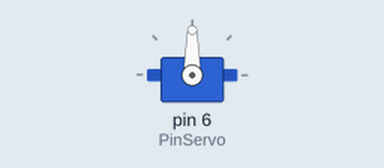
The sketch below on a simulated Arduino Uno, built with avr-gcc and run on an emulated ATmega328P. On the bench: servo. What the sketch prints to the serial monitor is not drawn.

Above: at 0.05 s.
At 3.0 s:
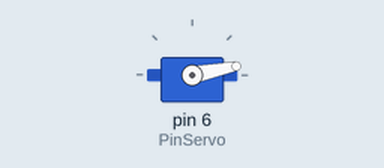
At 6.0 s:
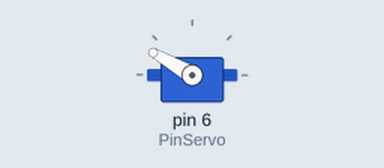
Timing chart, 0 to 7.8 s (numbered marks = the images above):
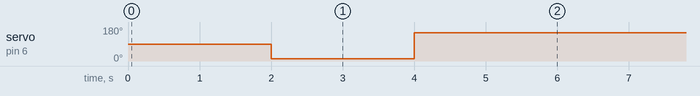

The sketch:

SERVO.ino
```cpp
#include <Servo.h>
Servo servo1;
#define PinServo 6


void setup() {
  // put your setup code here, to run once:
  servo1.attach(PinServo);
  Serial.begin(9600);
  Serial.print("Digite um angulo: ");
}

void loop() {
  // put your main code here, to run repeatedly:
  /*
   if (Serial.available()) {
    int angulo = Serial.parseInt();
    servo1.write(angulo);

  }*/
  delay(2000);
  servo1.write(11);
  delay(2000);
  servo1.write(150);
  delay(2000);
}
```

Measured:
- by itself, servo on pin 6 (PinServo): alternates 150° for 4.0 s and 11° for 2.0 s
